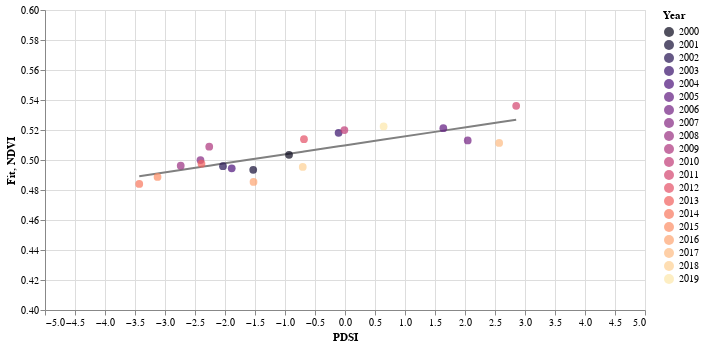

The notebook cell this image was saved under:
### Markdown cell above
### Scatter plot

The DataFrame is ready for plotting. Since this chart is to include points and a line of best fit, two charts need to be created, one for the points and one for the line. The results are combined into the final plot.

### Code cell
# Chart NDVI/PDSI scatter plot with line of best fit.
x_scale = alt.Scale(domain=(-5, 5))
y_scale = alt.Scale(domain=(0.4, 0.6))

points = alt.Chart(ndvi_pdsi_df).mark_circle(size=60).encode(
  x=alt.X('PDSI:Q', scale=x_scale),
  y=alt.Y('NDVI:Q', scale=y_scale),
  color=alt.Color('Year:O', scale=alt.Scale(scheme='magma')),
  tooltip=['Year', 'PDSI', 'NDVI']
).interactive()

fit = alt.Chart(ndvi_pdsi_df).mark_line().encode(
  x=alt.X('PDSI:Q', scale=x_scale),
  y=alt.Y('Fit:Q', scale=y_scale),
  color=alt.value('#808080')
)

(fit + points).properties(width=600, height=300)

### Figure 1 — Vega-Lite specification as saved in the notebook (floating-point values rounded to 4 significant figures)
{"config": {"view": {"continuousWidth": 400, "continuousHeight": 300}}, "layer": [{"mark": "line", "encoding": {"color": {"value": "#808080"}, "x": {"type": "quantitative", "field": "PDSI", "scale": {"domain": [-5, 5]}}, "y": {"type": "quantitative", "field": "Fit", "scale": {"domain": [0.4, 0.6]}}}}, {"mark": {"type": "circle", "size": 60}, "encoding": {"color": {"type": "ordinal", "field": "Year", "scale": {"scheme": "magma"}}, "tooltip": [{"type": "quantitative", "field": "Year"}, {"type": "quantitative", "field": "PDSI"}, {"type": "quantitative", "field": "NDVI"}], "x": {"type": "quantitative", "field": "PDSI", "scale": {"domain": [-5, 5]}}, "y": {"type": "quantitative", "field": "NDVI", "scale": {"domain": [0.4, 0.6]}}}, "selection": {"selector003": {"type": "interval", "bind": "scales", "encodings": ["x", "y"]}}}], "data": {"name": "data-ef8214a1cbd01732cea6df943ac99467"}, "height": 300, "width": 600, "$schema": "https://vega.github.io/schema/vega-lite/v4.0.0.json", "datasets": {"data-ef8214a1cbd01732cea6df943ac99467": [{"Year": 2000, "NDVI": 0.5035, "PDSI": -0.9327, "Fit": 0.5042}, {"Year": 2001, "NDVI": 0.4935, "PDSI": -1.53, "Fit": 0.5006}, {"Year": 2002, "NDVI": 0.4959, "PDSI": -2.033, "Fit": 0.4976}, {"Year": 2003, "NDVI": 0.5182, "PDSI": -0.107, "Fit": 0.5091}, {"Year": 2004, "NDVI": 0.4944, "PDSI": -1.888, "Fit": 0.4985}, {"Year": 2005, "NDVI": 0.5212, "PDSI": 1.639, "Fit": 0.5196}, {"Year": 2006, "NDVI": 0.513, "PDSI": 2.045, "Fit": 0.522}, {"Year": 2007, "NDVI": 0.4999, "PDSI": -2.409, "Fit": 0.4953}, {"Year": 2008, "NDVI": 0.4962, "PDSI": -2.738, "Fit": 0.4934}, {"Year": 2009, "NDVI": 0.5089, "PDSI": -2.263, "Fit": 0.4962}, {"Year": 2010, "NDVI": 0.5199, "PDSI": -0.01005, "Fit": 0.5097}, {"Year": 2011, "NDVI": 0.5361, "PDSI": 2.853, "Fit": 0.5269}, {"Year": 2012, "NDVI": 0.5139, "PDSI": -0.6837, "Fit": 0.5057}, {"Year": 2013, "NDVI": 0.4976, "PDSI": -2.392, "Fit": 0.4954}, {"Year": 2014, "NDVI": 0.484, "PDSI": -3.429, "Fit": 0.4892}, {"Year": 2015, "NDVI": 0.4887, "PDSI": -3.124, "Fit": 0.4911}, {"Year": 2016, "NDVI": 0.4854, "PDSI": -1.524, "Fit": 0.5006}, {"Year": 2017, "NDVI": 0.5113, "PDSI": 2.57, "Fit": 0.5252}, {"Year": 2018, "NDVI": 0.4954, "PDSI": -0.704, "Fit": 0.5056}, {"Year": 2019, "NDVI": 0.5224, "PDSI": 0.6437, "Fit": 0.5136}]}}
